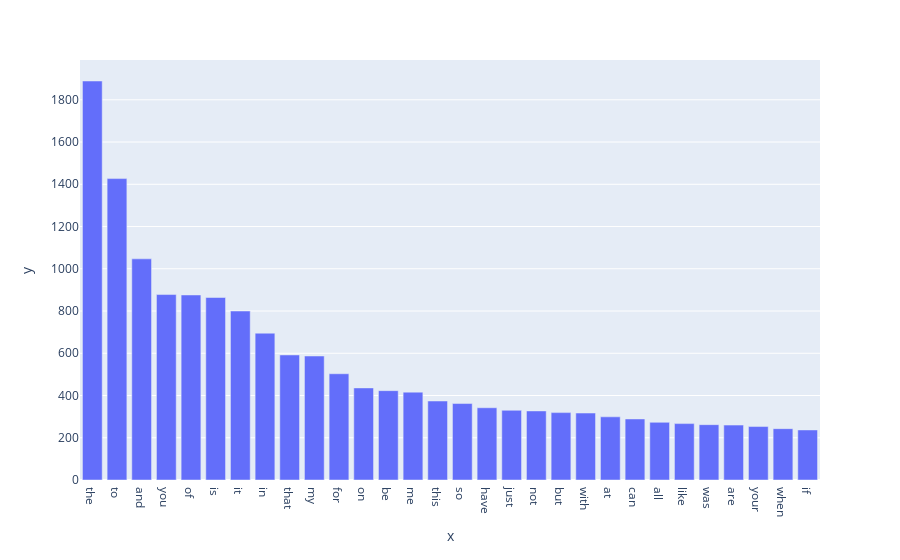

Notebook cell for this chart:
### Code cell
import plotly.express as px
#import chart_studio.plotly as py

z_xy = zip(count_vect.get_feature_names(),term_frequencies)
lt_z = sorted(z_xy,key=lambda i: i[1],reverse=True)
lt_x,lt_y = zip(*lt_z)
px_fig = px.bar(x=lt_x[:30], \
                   y=lt_y[:30])

px_fig.show()

### Figure 1 — Plotly figure (JSON) as saved in the notebook; plotly's stock layout.template omitted (floating-point values rounded to 4 significant figures)
{"data": [{"alignmentgroup": "True", "hovertemplate": "x=%{x}<br>y=%{y}<extra></extra>", "legendgroup": "", "marker": {"color": "#636efa", "pattern": {"shape": ""}}, "name": "", "offsetgroup": "", "orientation": "v", "showlegend": false, "textposition": "auto", "type": "bar", "x": ["the", "to", "and", "you", "of", "is", "it", "in", "that", "my", "for", "on", "be", "me", "this", "so", "have", "just", "not", "but", "with", "at", "can", "all", "like", "was", "are", "your", "when", "if"], "xaxis": "x", "y": [1889, 1427, 1047, 878, 876, 864, 800, 695, 592, 587, 503, 436, 423, 416, 374, 362, 342, 330, 327, 319, 317, 299, 289, 273, 267, 262, 260, 253, 243, 237], "yaxis": "y"}], "layout": {"barmode": "relative", "legend": {"tracegroupgap": 0}, "margin": {"t": 60}, "xaxis": {"anchor": "y", "domain": [0, 1], "title": {"text": "x"}}, "yaxis": {"anchor": "x", "domain": [0, 1], "title": {"text": "y"}}}}
